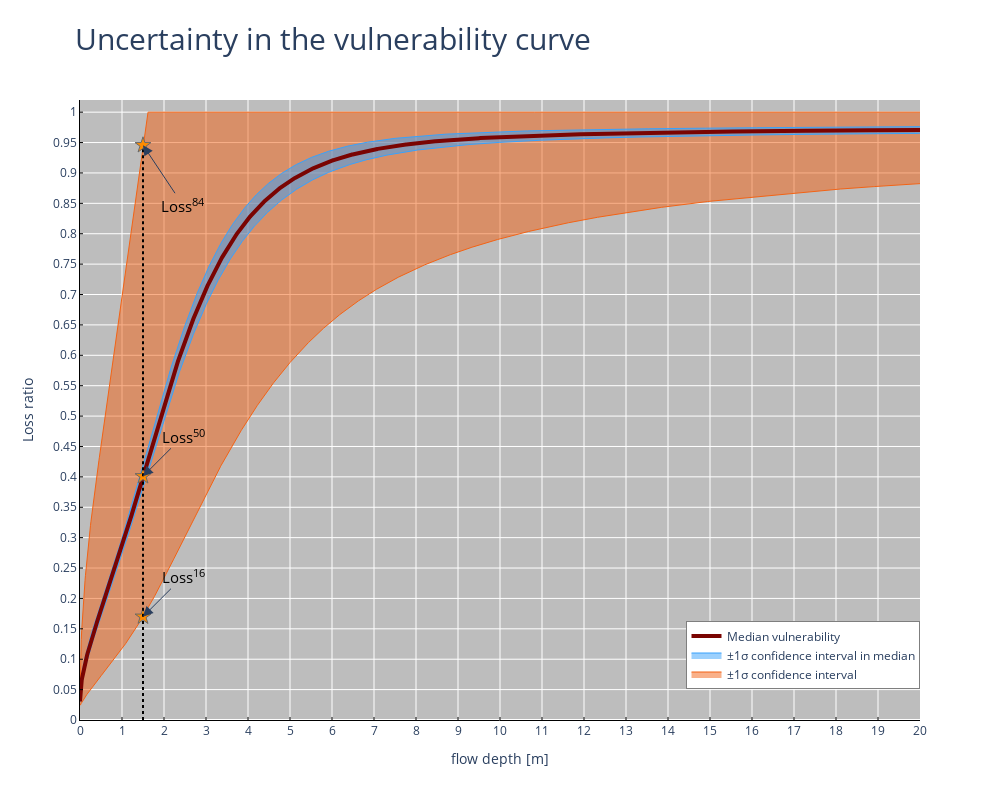

This figure's notebook cell:
### Markdown cell above
(6) This value is visulaized below as the width of the confidence band (already plotted) at median:

### Code cell
# Show the 16th and 84th Loss Ratio Curves

fig.add_scatter(x=[flowDepth,flowDepth],y=[0,loss16],mode='lines',line=dict(color='black',width=2.0,dash='dot'),showlegend=False)
fig.add_scatter(x=[flowDepth],y=[loss16],mode='markers',
                marker=dict(size=12,color='darkorange',symbol="star",
                            line=dict(color='dimgrey',width=1)),name='Loss<sup>16</sup>',showlegend=False)

fig.add_scatter(x=[flowDepth,flowDepth],y=[loss16,etaLoss],mode='lines',line=dict(color='black',width=2.0,dash='dot'),showlegend=False)
fig.add_scatter(x=[flowDepth],y=[etaLoss],mode='markers',
                marker=dict(size=12,color='darkorange',symbol="star",
                            line=dict(color='dimgrey',width=1)),name='Loss<sup>50</sup>',showlegend=False)

if loss84<=1.0:
    fig.add_scatter(x=[flowDepth,flowDepth],y=[etaLoss,loss84],mode='lines',line=dict(color='black',width=2.0,dash='dot'),showlegend=False)
    fig.add_scatter(x=[flowDepth],y=[loss84],mode='markers',
                marker=dict(size=12,color='darkorange',symbol="star",
                            line=dict(color='dimgrey',width=1)),name='Loss<sup>84</sup>',showlegend=False)

    fig.add_annotation(text='Loss<sup>84</sup>', font=dict(color='black',size=15),ax=40,ay=60,
                       x=flowDepth,y=loss84,
                       arrowhead=2,arrowsize=2,arrowwidth=1,arrowside='end',
                       align='right')

fig.add_annotation(text='Loss<sup>16</sup>', font=dict(color='black',size=15),ax=40,ay=-40,
                       x=flowDepth,y=loss16,
                       arrowhead=2,arrowsize=2,arrowwidth=1,arrowside='end',
                       align='right')

fig.add_annotation(text='Loss<sup>50</sup>', font=dict(color='black',size=15),ax=40,ay=-40,
                       x=flowDepth,y=etaLoss,
                       arrowhead=2,arrowsize=2,arrowwidth=1,arrowside='end',
                       align='right')

fig.update_layout(title =dict(text='Uncertainty in the vulnerability curve',x=0.075,font=dict(size=30)),)

fig.update_xaxes(showspikes=True)
fig.update_yaxes(showspikes=True)

fig.show()

### Figure 1 — Plotly figure (JSON) as saved in the notebook; plotly's stock layout.template omitted (floating-point values rounded to 4 significant figures; data arrays with more than 128 entries replaced by an {"elided": "..."} marker saying what was removed)
{"data": [{"line": {"color": "#f36315", "width": 1}, "mode": "lines", "showlegend": false, "type": "scatter", "x": {"elided": "2001 float values"}, "y": {"elided": "2001 float values"}}, {"fill": "tonexty", "line": {"color": "#f36315", "width": 1}, "mode": "lines", "name": "±1σ confidence interval", "type": "scatter", "x": {"elided": "2001 float values"}, "y": {"elided": "2001 float values"}}, {"line": {"color": "#39a2fc", "width": 1}, "mode": "lines", "opacity": 0.5, "showlegend": false, "type": "scatter", "x": {"elided": "2001 float values"}, "y": {"elided": "2001 float values"}}, {"fill": "tonexty", "line": {"color": "#39a2fc", "width": 1}, "mode": "lines", "name": "±1σ confidence interval in median", "opacity": 0.5, "type": "scatter", "x": {"elided": "2001 float values"}, "y": {"elided": "2001 float values"}}, {"line": {"color": "#7a0402", "width": 4}, "mode": "lines", "name": "Median vulnerability", "type": "scatter", "x": {"elided": "2001 float values"}, "y": {"elided": "2001 float values"}}, {"line": {"color": "black", "dash": "dot", "width": 2}, "mode": "lines", "showlegend": false, "type": "scatter", "x": [1.5, 1.5], "y": [0, 0.17]}, {"marker": {"color": "darkorange", "line": {"color": "dimgrey", "width": 1}, "size": 12, "symbol": "star"}, "mode": "markers", "name": "Loss<sup>16</sup>", "showlegend": false, "type": "scatter", "x": [1.5], "y": [0.17]}, {"line": {"color": "black", "dash": "dot", "width": 2}, "mode": "lines", "showlegend": false, "type": "scatter", "x": [1.5, 1.5], "y": [0.17, 0.401]}, {"marker": {"color": "darkorange", "line": {"color": "dimgrey", "width": 1}, "size": 12, "symbol": "star"}, "mode": "markers", "name": "Loss<sup>50</sup>", "showlegend": false, "type": "scatter", "x": [1.5], "y": [0.401]}, {"line": {"color": "black", "dash": "dot", "width": 2}, "mode": "lines", "showlegend": false, "type": "scatter", "x": [1.5, 1.5], "y": [0.401, 0.9456]}, {"marker": {"color": "darkorange", "line": {"color": "dimgrey", "width": 1}, "size": 12, "symbol": "star"}, "mode": "markers", "name": "Loss<sup>84</sup>", "showlegend": false, "type": "scatter", "x": [1.5], "y": [0.9456]}], "layout": {"annotations": [{"align": "right", "arrowhead": 2, "arrowside": "end", "arrowsize": 2, "arrowwidth": 1, "ax": 40, "ay": 60, "font": {"color": "black", "size": 15}, "text": "Loss<sup>84</sup>", "x": 1.5, "y": 0.9456}, {"align": "right", "arrowhead": 2, "arrowside": "end", "arrowsize": 2, "arrowwidth": 1, "ax": 40, "ay": -40, "font": {"color": "black", "size": 15}, "text": "Loss<sup>16</sup>", "x": 1.5, "y": 0.17}, {"align": "right", "arrowhead": 2, "arrowside": "end", "arrowsize": 2, "arrowwidth": 1, "ax": 40, "ay": -40, "font": {"color": "black", "size": 15}, "text": "Loss<sup>50</sup>", "x": 1.5, "y": 0.401}], "height": 800, "legend": {"bordercolor": "black", "borderwidth": 0.5, "x": 1, "xanchor": "right", "y": 0.05, "yanchor": "bottom"}, "plot_bgcolor": "rgb(189,189,189)", "title": {"font": {"size": 30}, "text": "Uncertainty in the vulnerability curve", "x": 0.075}, "width": 1000, "xaxis": {"autorange": true, "dtick": 1, "linecolor": "black", "range": [0, 20], "rangemode": "tozero", "showgrid": true, "showline": true, "showspikes": true, "tick0": 0, "tickcolor": "black", "ticklen": 3, "tickmode": "linear", "ticks": "inside", "title": {"text": "flow depth [m]"}, "type": "linear"}, "yaxis": {"dtick": 0.05, "linecolor": "black", "range": [0, 1.02], "showgrid": true, "showline": true, "showspikes": true, "tick0": 0, "tickcolor": "black", "ticklen": 3, "tickmode": "linear", "ticks": "inside", "title": {"text": "Loss ratio"}, "type": "linear"}}}
